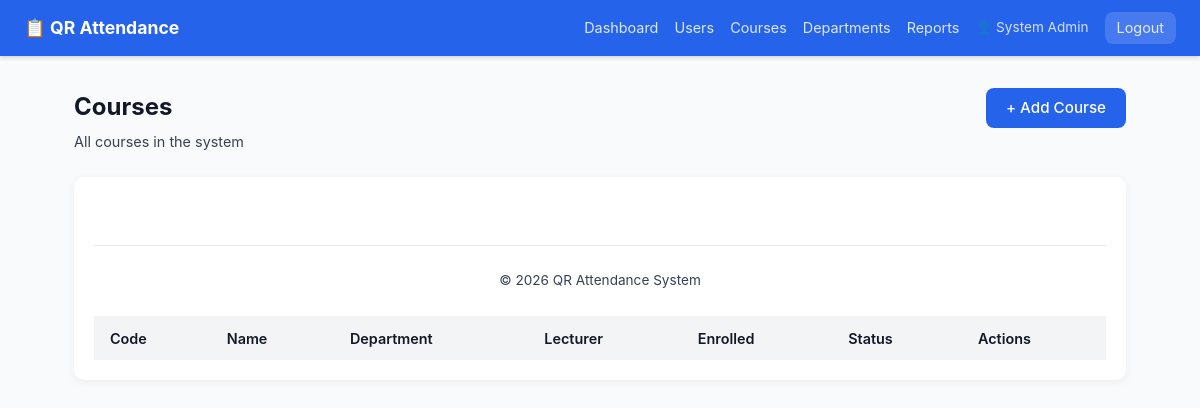
The app's page /admin/courses (signed in), older data.
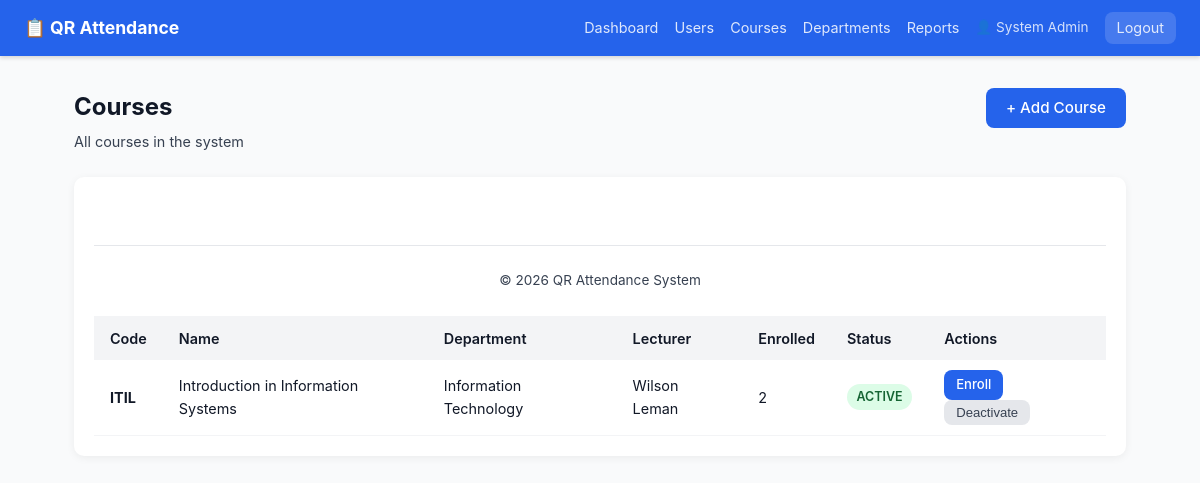
The same page, newer data.
### tables this page shows
CREATE TABLE `courses` (
  `id` int(10) UNSIGNED NOT NULL,
  `department_id` int(10) UNSIGNED DEFAULT NULL,
  `lecturer_id` int(10) UNSIGNED DEFAULT NULL,
  `code` varchar(30) NOT NULL,
  `name` varchar(180) NOT NULL,
  `description` text DEFAULT NULL,
  `credit_hours` tinyint(3) UNSIGNED DEFAULT 3,
  `semester` tinyint(3) UNSIGNED DEFAULT NULL,
  `academic_year` varchar(10) DEFAULT NULL,
  `is_active` tinyint(1) NOT NULL DEFAULT 1,
  `created_at` timestamp NOT NULL DEFAULT current_timestamp()
);

CREATE TABLE `departments` (
  `id` int(10) UNSIGNED NOT NULL,
  `name` varchar(120) NOT NULL,
  `code` varchar(20) NOT NULL,
  `created_at` timestamp NOT NULL DEFAULT current_timestamp()
);

### app/core/Controller.php (called while the page is built, shortened)
<?php
class Controller
{
    public function __construct()
    {
        $this->db = Database::getInstance();
    }
    protected function view(string $view, array $data = []): void
    {
        extract($data, EXTR_SKIP);
        $file = APP_PATH . "/views/{$view}.php";
        require APP_PATH . '/views/layouts/header.php';
        require $file;
        require APP_PATH . '/views/layouts/footer.php';
    }
}

### app/controllers/AdminController.php (called while the page is built, shortened)
<?php
class AdminController extends Controller
{
    public function courses(): void
    {
        $courses = $this->db->all(
            "SELECT c.*, d.name AS dept_name, u.name AS lecturer_name,
                    COUNT(DISTINCT e.id) AS enrolled
               FROM courses c
               LEFT JOIN departments d ON d.id = c.department_id
               LEFT JOIN lecturers   l ON l.id = c.lecturer_id
               LEFT JOIN users       u ON u.id = l.user_id
               LEFT JOIN enrollments e ON e.course_id = c.id
              GROUP BY c.id ORDER BY c.created_at DESC"
        );
        $this->view('admin/courses', [
            'user'    => Auth::user(),
            'courses' => $courses,
            'flash'   => $this->getFlash(),
        ]);
    }
}

### public/index.php (called while the page is built, shortened)
<?php
require_once APP_PATH . '/core/Database.php';
require_once APP_PATH . '/core/Auth.php';
require_once APP_PATH . '/core/Controller.php';
require_once APP_PATH . '/core/Router.php';
$router = new Router();
$router->get( '/',         'AuthController@showLogin');
$router->get( '/login',    'AuthController@showLogin');
$router->post('/login',    'AuthController@login');
$router->get( '/register', 'AuthController@showRegister');
$router->post('/register', 'AuthController@register');
$router->get( '/logout',   'AuthController@logout');
$router->get('/attend/:token', 'AttendanceController@scan');
$router->get( '/lecturer/dashboard',            'LecturerController@dashboard',         ['auth','role:lecturer']);
$router->get( '/lecturer/sessions',             'LecturerController@sessions',          ['auth','role:lecturer']);
$router->get( '/lecturer/sessions/create',      'LecturerController@createSessionForm', ['auth','role:lecturer']);
$router->post('/lecturer/sessions/create',      'LecturerController@createSession',     ['auth','role:lecturer']);
$router->post('/lecturer/sessions/:id/activate','LecturerController@activateSession', ['auth','role:lecturer']);
$router->get( '/lecturer/sessions/:id/scan',    'LecturerController@scanView',          ['auth','role:lecturer']);
$router->post('/lecturer/sessions/:id/activate','LecturerController@activateSession',   ['auth','role:lecturer']);
$router->post('/lecturer/sessions/:id/close',   'LecturerController@closeSession',      ['auth','role:lecturer']);
$router->get( '/student/dashboard',    'StudentController@dashboard',   ['auth','role:student']);
$router->get( '/student/courses/:id',  'StudentController@courseDetail',['auth','role:student']);
$router->get( '/admin/dashboard',           'AdminController@dashboard',       ['auth','role:admin']);
$router->get( '/admin/users',               'AdminController@users',           ['auth','role:admin']);
$router->get( '/admin/users/create',        'AdminController@createUserForm',  ['auth','role:admin']);
$router->post('/admin/users/create',        'AdminController@createUser',      ['auth','role:admin']);
$router->post('/admin/users/:id/toggle',    'AdminController@toggleUser',      ['auth','role:admin']);
$router->get( '/admin/courses',             'AdminController@courses',         ['auth','role:admin']);
$router->get( '/admin/courses/create',      'AdminController@createCourseForm',['auth','role:admin']);
$router->post('/admin/courses/create',      'AdminController@createCourse',    ['auth','role:admin']);
$router->post('/admin/courses/:id/toggle',  'AdminController@toggleCourse',    ['auth','role:admin']);
$router->get( '/admin/departments',         'AdminController@departments',     ['auth','role:admin']);
$router->post('/admin/departments/create',  'AdminController@createDepartment',['auth','role:admin']);
$router->get( '/admin/reports',             'AdminController@reports',         ['auth','role:admin']);
$router->get( '/admin/reports/export',      'AdminController@exportReport',    ['auth','role:admin']);
$router->get( '/admin/courses/:id/enrollment', 'AdminController@enrollmentView', ['auth','role:admin']);
$router->post('/admin/courses/:id/enroll',     'AdminController@enrollStudent',  ['auth','role:admin']);
$router->dispatch();

### app/core/Auth.php (called while the page is built, shortened)
<?php
class Auth
{
    public static function check(): bool
    {
        return isset($_SESSION[self::SESSION_KEY]);
    }
    public static function user(): ?array
    {
        return $_SESSION[self::SESSION_KEY] ?? null;
    }
    public static function role(): ?string
    {
        return $_SESSION[self::SESSION_KEY]['role'] ?? null;
    }
    public static function isAdmin(): bool
    {
        return self::role() === 'admin';
    }
}

### app/config/database.php (called while the page is built)
<?php
return [
    'driver'   => 'mysql',
    'host'     => $_ENV['DB_HOST']     ?? 'localhost',
    'port'     => $_ENV['DB_PORT']     ?? '3306',
    'database' => $_ENV['DB_NAME']     ?? 'qr_attendance',
    'username' => $_ENV['DB_USER']     ?? 'root',
    'password' => $_ENV['DB_PASS']     ?? '',
    'charset'  => 'utf8mb4',
    'options'  => [
        PDO::ATTR_ERRMODE            => PDO::ERRMODE_EXCEPTION,
        PDO::ATTR_DEFAULT_FETCH_MODE => PDO::FETCH_ASSOC,
        PDO::ATTR_EMULATE_PREPARES   => false,
    ],
];

### app/core/Database.php (called while the page is built, shortened)
<?php
class Database
{
    private static ?Database $instance = null;
    private PDO $pdo;
    private function __construct()
    {
        $config = require APP_PATH . '/config/database.php';
        $dsn = sprintf(
            '%s:host=%s;port=%s;dbname=%s;charset=%s',
            $config['driver'],
            $config['host'],
            $config['port'],
            $config['database'],
            $config['charset']
        );
        try {
            $this->pdo = new PDO($dsn, $config['username'], $config['password'], $config['options']);
        } catch (PDOException $e) {
            error_log('DB connection failed: ' . $e->getMessage());
            throw new RuntimeException('Database connection failed. Check logs for details.');
        }
    }
    public static function getInstance(): self
    {
        if (self::$instance === null) {
            self::$instance = new self();
        }
        return self::$instance;
    }
    private function run(string $sql, array $params = []): PDOStatement
    {
        $stmt = $this->pdo->prepare($sql);
        $stmt->execute($params);
        return $stmt;
    }
    public function all(string $sql, array $params = []): array
    {
        return $this->run($sql, $params)->fetchAll();
    }
}

### app/views/admin/courses.php (the view, shortened to what this page needs)
<div class="page-header">
    <div>
        <h1>Courses</h1>
        <p class="subtitle">All courses in the system</p>
    </div>
    <a href="<?= BASE_URL ?>/admin/courses/create" class="btn btn-primary">+ Add Course</a>
</div>
<div class="card">
    <table class="table">
        <thead>
            <tr>
                <th>Code</th><th>Name</th><th>Department</th>
                <th>Lecturer</th><th>Enrolled</th><th>Status</th><th>Actions</th>
            </tr>
        </thead>
        <tbody>
 <?php foreach ($courses as $c): ?>
    <tr>
        <td><strong><?= htmlspecialchars($c['code']) ?></strong></td>
        <td><?= htmlspecialchars($c['name']) ?></td>
        <td><?= htmlspecialchars($c['dept_name'] ?? '–') ?></td>
        <td><?= htmlspecialchars($c['lecturer_name'] ?? '–') ?></td>
        <td><?= (int)$c['enrolled'] ?></td>
        <td>
            <span class="badge <?= $c['is_active'] ? 'badge-active' : 'badge-closed' ?>">
                <?= $c['is_active'] ? 'Active' : 'Inactive' ?>
            </span>
        </td>
        <td>
            <a href="<?= BASE_URL ?>/admin/courses/<?= $c['id'] ?>/enrollment" class="btn btn-sm btn-primary">Enroll</a>
            <form method="POST" action="<?= BASE_URL ?>/admin/courses/<?= $c['id'] ?>/toggle" style="display:inline">
                <button class="btn btn-sm btn-secondary">
                    <?= $c['is_active'] ? 'Deactivate' : 'Activate' ?>
                </button>
            </form>
        </td>
    </tr>
<?php endforeach; ?>

### app/core/Router.php (shortened to what this page needs)
<?php
class Router
{
    private array $routes = [];
    private function addRoute(string $method, string $path, string $handler, array $middleware): void
    {
        $this->routes[] = compact('method', 'path', 'pattern', 'handler', 'middleware');
    }
    public function dispatch(): void
{
    $method     = $_SERVER['REQUEST_METHOD'];
    $requestUri = strtok($_SERVER['REQUEST_URI'], '?');
    $scriptDir  = str_replace('\\', '/', dirname($_SERVER['SCRIPT_NAME']));
    $basePath   = rtrim($scriptDir, '/');
    $uri        = '/' . ltrim(substr($requestUri, strlen($basePath)), '/');
    $uri = preg_replace('#^/index\.php(/|$)#', '/', $uri);
    foreach ($this->routes as $route) {
            if ($route['method'] !== $method) {
                continue;
            }
            if (!preg_match($route['pattern'], $uri, $matches)) {
                continue;
            }
            $params = array_filter($matches, 'is_string', ARRAY_FILTER_USE_KEY);
            [$class, $action] = explode('@', $route['handler']);
            $controller = new $class();
            $controller->$action($params);
            return;
        }
    }
}

### app/views/layouts/header.php (shortened to what this page needs)
<!DOCTYPE html>
<html lang="en">
<head>
    <link rel="stylesheet" href="<?= BASE_URL ?>/assets/css/app.css">
</head>
<body>
<?php if (Auth::check()): ?>
<nav class="navbar">
    <div class="navbar-brand">📋 QR Attendance</div>
    <div class="navbar-menu">
        <?php if (Auth::isAdmin()): ?>
            <a href="<?= BASE_URL ?>/admin/dashboard">Dashboard</a>
            <a href="<?= BASE_URL ?>/admin/users">Users</a>
            <a href="<?= BASE_URL ?>/admin/courses">Courses</a>
            <a href="<?= BASE_URL ?>/admin/departments">Departments</a>
            <a href="<?= BASE_URL ?>/admin/reports">Reports</a>
        <?php elseif (Auth::isLecturer()): ?>
            <a href="<?= BASE_URL ?>/lecturer/dashboard">Dashboard</a>
            <a href="<?= BASE_URL ?>/lecturer/sessions">Sessions</a>
            <a href="<?= BASE_URL ?>/lecturer/sessions/create">+ New Session</a>
        <?php elseif (Auth::isStudent()): ?>
            <a href="<?= BASE_URL ?>/student/dashboard">Dashboard</a>
        <?php endif; ?>
        <span class="navbar-user">👤 <?= htmlspecialchars(Auth::user()['name']) ?></span>
        <a href="<?= BASE_URL ?>/logout" class="btn-logout">Logout</a>
    </div>
</nav>
<?php endif; ?>
<main class="container">

### app/views/layouts/footer.php (shortened to what this page needs)
</main>
<footer class="footer">
    <p>&copy; <?= date('Y') ?> QR Attendance System</p>
</footer>
</body>
</html>

### public/assets/css/app.css (style rules this page uses)
*, *::before, *::after { box-sizing: border-box; margin: 0; padding: 0; }
:root { --primary: #2563eb; --primary-h: #1d4ed8; --danger: #dc2626; --success: #16a34a; --warning: #d97706; --gray-50: #f9fafb; --gray-100: #f3f4f6; --gray-200: #e5e7eb; --gray-700: #374151; --gray-900: #111827; --radius: 8px; }
body { font-family: -apple-system, BlinkMacSystemFont, 'Segoe UI', Roboto, sans-serif; background: var(--gray-50); color: var(--gray-900); line-height: 1.6; }
.navbar { background: var(--primary); color: #fff; display: flex; align-items: center; justify-content: space-between; padding: 0 1.5rem; height: 56px; box-shadow: 0 2px 4px rgba(0,0,0,.15); }
.navbar-brand { font-weight: 700; font-size: 1.1rem; }
.navbar-menu { display: flex; align-items: center; gap: 1rem; }
.navbar-menu a { color: rgba(255,255,255,.85); text-decoration: none; font-size: .9rem; }
.navbar-user { font-size: .85rem; opacity: .8; }
.btn-logout { background: rgba(255,255,255,.15); padding: .3rem .75rem; border-radius: var(--radius); }
.container { max-width: 1100px; margin: 0 auto; padding: 2rem 1.5rem; }
.btn { display: inline-block; padding: .5rem 1.25rem; border-radius: var(--radius); border: none; cursor: pointer; font-size: .95rem; font-weight: 500; text-decoration: none; transition: background .15s; }
.btn-primary { background: var(--primary); color: #fff; }
.btn-secondary { background: var(--gray-200); color: var(--gray-700); }
.badge { display: inline-block; padding: .2rem .6rem; border-radius: 99px; font-size: .78rem; font-weight: 600; text-transform: uppercase; }
.badge-active { background: #dcfce7; color: #166534; }
.table { width: 100%; border-collapse: collapse; font-size: .9rem; }
.table th { background: var(--gray-100); padding: .65rem 1rem; text-align: left; font-weight: 600; }
.table td { padding: .6rem 1rem; border-bottom: 1px solid var(--gray-100); }
.footer { text-align: center; padding: 1.5rem; font-size: .85rem; color: var(--gray-700); border-top: 1px solid var(--gray-200); margin-top: 3rem; }
.page-header { display: flex; justify-content: space-between; align-items: flex-start; margin-bottom: 1.5rem; }
.page-header h1 { font-size: 1.5rem; margin-bottom: .25rem; }
.subtitle { color: var(--gray-700); font-size: .9rem; }
.card { background: #fff; border-radius: 10px; padding: 1.25rem; box-shadow: 0 2px 8px rgba(0,0,0,.06); overflow-x: auto; }
.btn-sm { padding: .3rem .75rem; font-size: .82rem; }

Row changes from the older to the newer data that the page shows:
added courses: code "ITIL", name "Introduction in Information Systems", department.name "Information Technology", lecturer_name "Wilson Leman", enrolled "2", is_active "ACTIVE"
